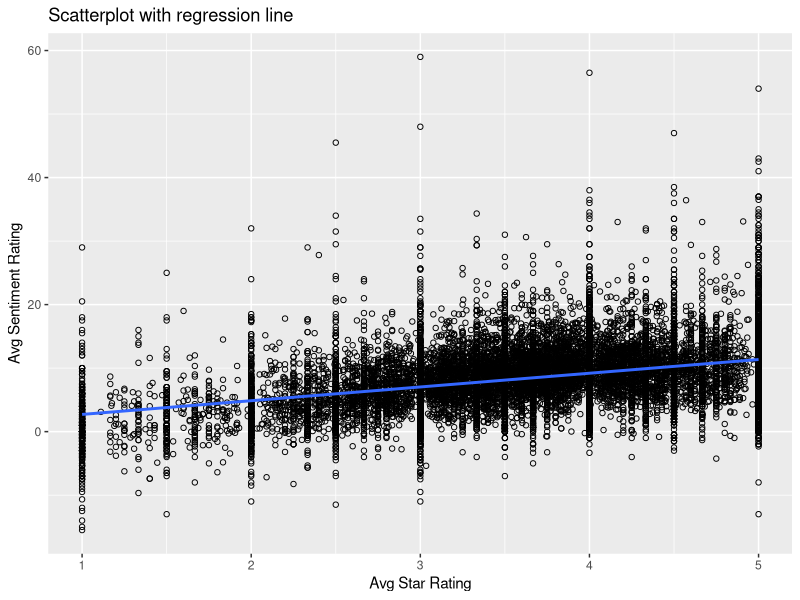
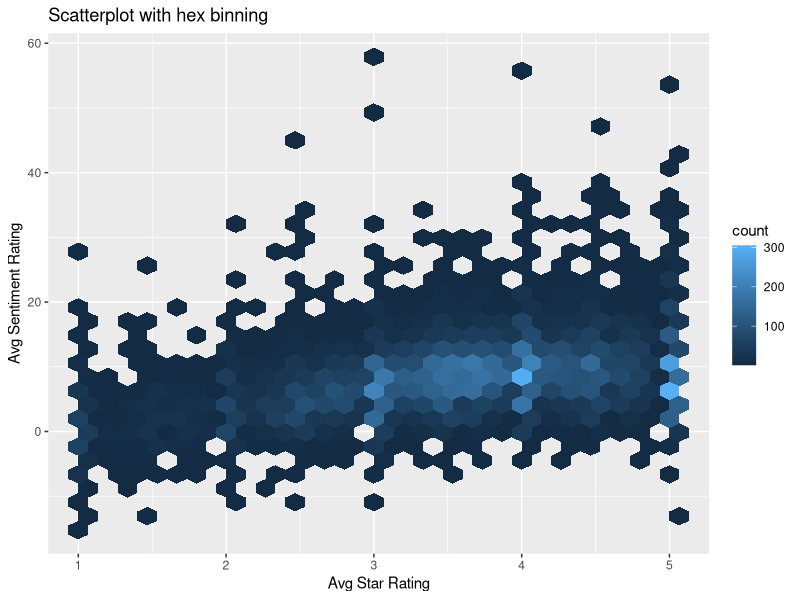

Write R code to recreate these figures, in order.
#Loading Libraries
library("ggplot2")
library("hexbin")

#Loading data into variable
data.input <- read.table(file="star_sentimentscore.txt", fill=TRUE, sep="\t", quote="", dec = ".", comment.char = "")

#Scatterplot for average stars and average sentiment scores with linear regression
ggplot(data.input, aes(x=V1,y=V2)) + geom_point(shape=1) + geom_smooth(method=lm, se=FALSE) + xlab("Avg Star Rating") + ylab("Avg Sentiment Rating") + ggtitle("Scatterplot with regression line")

#Scatterplot with hex binning
ggplot(data.input, aes(x=V1,y=V2)) + stat_binhex() + xlab("Avg Star Rating") + ylab("Avg Sentiment Rating") + ggtitle("Scatterplot with hex binning")

# Pearson correlation
p.cor <- cor(x=data.input$V1, y=data.input$V2, method=c("pearson"))
cat(("The pearson correlation is"), p.cor)
